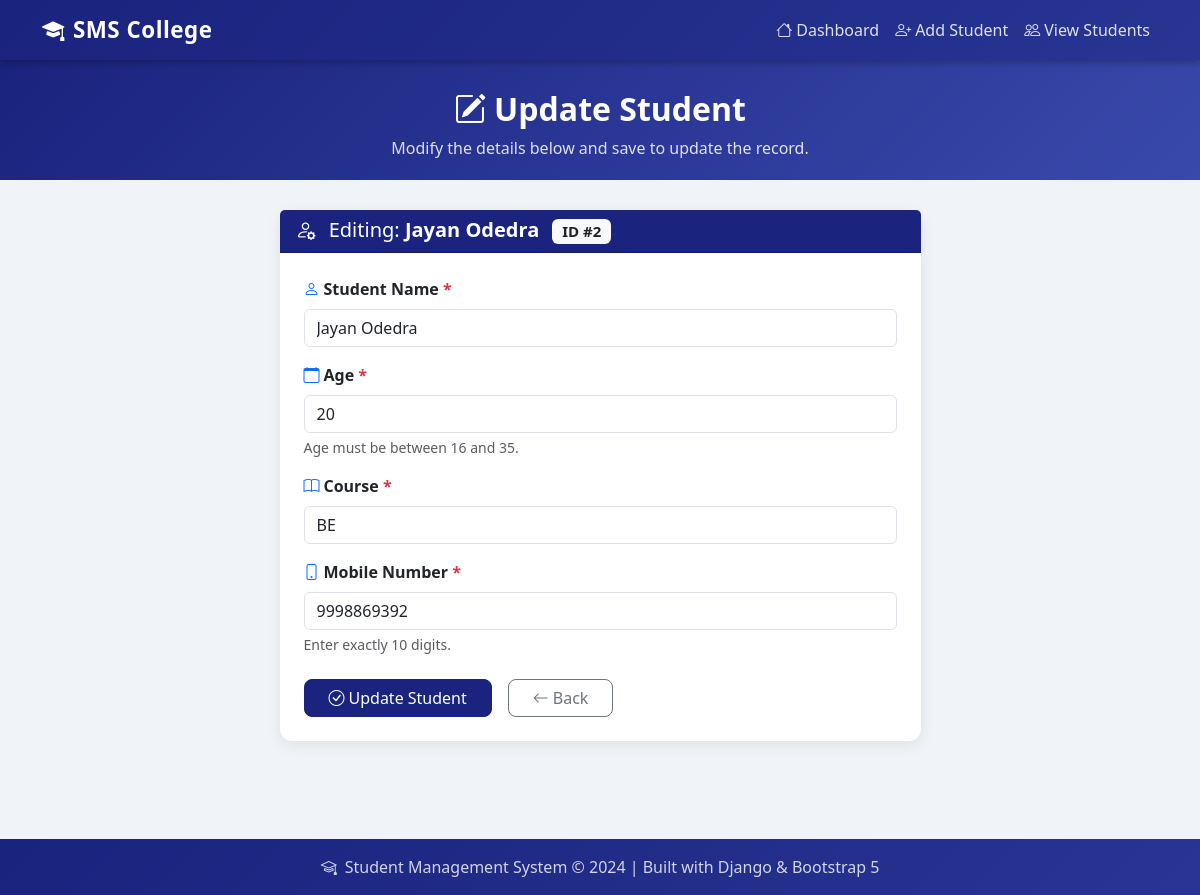
The app's page /update/2/ with its own data.
### students/models.py (models this page shows, shortened)
class Student(models.Model):
    name = models.CharField(max_length=100)
    age = models.IntegerField()
    course = models.CharField(max_length=100)
    mobile = models.CharField(max_length=10)
    class Meta:
        ordering = ['id']

### students/views.py (the view)
# urls.py: path('update/<int:pk>/', views.update_student, name='update_student'),  # Update
def update_student(request, pk):
    student = get_object_or_404(Student, pk=pk)
    if request.method == 'POST':
        form = StudentForm(request.POST, instance=student)
        if form.is_valid():
            form.save()
            messages.success(request, "✅ Student Updated Successfully!")
            return redirect('view_students')
        else:
            messages.error(request, "❌ Please fix the errors below.")
    else:
        form = StudentForm(instance=student)
    return render(request, 'students/update_student.html', {'form': form, 'student': student})

### students/forms.py (shortened to what this page needs)
class StudentForm(forms.ModelForm):
    class Meta:
        model = Student
        fields = ['name', 'age', 'course', 'mobile']
        widgets = {
            'name': forms.TextInput(attrs={
                'class': 'form-control',
                'placeholder': 'Enter student full name'
            }),
            'age': forms.NumberInput(attrs={
                'class': 'form-control',
                'placeholder': 'Enter age (16-35)'
            }),
            'course': forms.TextInput(attrs={
                'class': 'form-control',
                'placeholder': 'e.g. BCA, MCA, B.Tech'
            }),
            'mobile': forms.TextInput(attrs={
                'class': 'form-control',
                'placeholder': 'Enter 10-digit mobile number',
                'maxlength': '10'
            }),
        }

### students/templates/students/update_student.html (shortened to what this page needs)
{% extends 'students/base.html' %}
{% block content %}
<div class="page-header text-center">
    <div class="container">
        <h2><i class="bi bi-pencil-square me-2"></i>Update Student</h2>
        <p>Modify the details below and save to update the record.</p>
    </div>
</div>
<div class="container pb-5">
    <div class="row justify-content-center">
        <div class="col-md-7">
            <div class="card">
                <div class="card-header text-white" style="background:#1a237e;">
                    <h5 class="mb-0">
                        <i class="bi bi-person-gear me-2"></i>
                        Editing: <strong>{{ student.name }}</strong>
                        <span class="badge bg-light text-dark ms-2">ID #{{ student.id }}</span>
                    </h5>
                </div>
                <div class="card-body p-4">
                    <form method="POST" novalidate>
                        <div class="mb-3">
                            <label class="form-label fw-semibold">
                                <i class="bi bi-person me-1 text-primary"></i>Student Name <span class="text-danger">*</span>
                            </label>
                            {{ form.name }}
                        </div>
                        <div class="mb-3">
                            <label class="form-label fw-semibold">
                                <i class="bi bi-calendar me-1 text-primary"></i>Age <span class="text-danger">*</span>
                            </label>
                            {{ form.age }}
                            <div class="form-text">Age must be between 16 and 35.</div>
                        </div>
                        <div class="mb-3">
                            <label class="form-label fw-semibold">
                                <i class="bi bi-book me-1 text-primary"></i>Course <span class="text-danger">*</span>
                            </label>
                            {{ form.course }}
                        </div>
                        <div class="mb-4">
                            <label class="form-label fw-semibold">
                                <i class="bi bi-phone me-1 text-primary"></i>Mobile Number <span class="text-danger">*</span>
                            </label>
                            {{ form.mobile }}
                            <div class="form-text">Enter exactly 10 digits.</div>
                        </div>
                        <div class="d-flex gap-3">
                            <button type="submit" class="btn btn-primary px-4">
                                <i class="bi bi-check-circle me-1"></i>Update Student
                            </button>
                            <a href="{% url 'view_students' %}" class="btn btn-outline-secondary px-4">
                                <i class="bi bi-arrow-left me-1"></i>Back
                            </a>
                        </div>
                    </form>
                </div>
            </div>
        </div>
    </div>
</div>
{% endblock %}

### students/templates/students/base.html (style rules this page uses)
body { background-color: #f0f4f8; font-family: 'Segoe UI', Tahoma, Geneva, Verdana, sans-serif; }
.page-header { background: linear-gradient(135deg, #1a237e, #3949ab); color: white; padding: 30px 0 20px; margin-bottom: 30px; }
.page-header h2 { font-weight: 700; }
.page-header p { opacity: 0.85; margin-bottom: 0; }
.card { border: none; border-radius: 12px; box-shadow: 0 4px 15px rgba(0,0,0,0.08); transition: transform 0.2s, box-shadow 0.2s; }
.btn { border-radius: 8px; font-weight: 500; }
.btn-primary { background: #1a237e; border-color: #1a237e; }

### records on screen
Student: name "Jayan Odedra", id "2", age "20", course "BE", mobile "9998869392"
